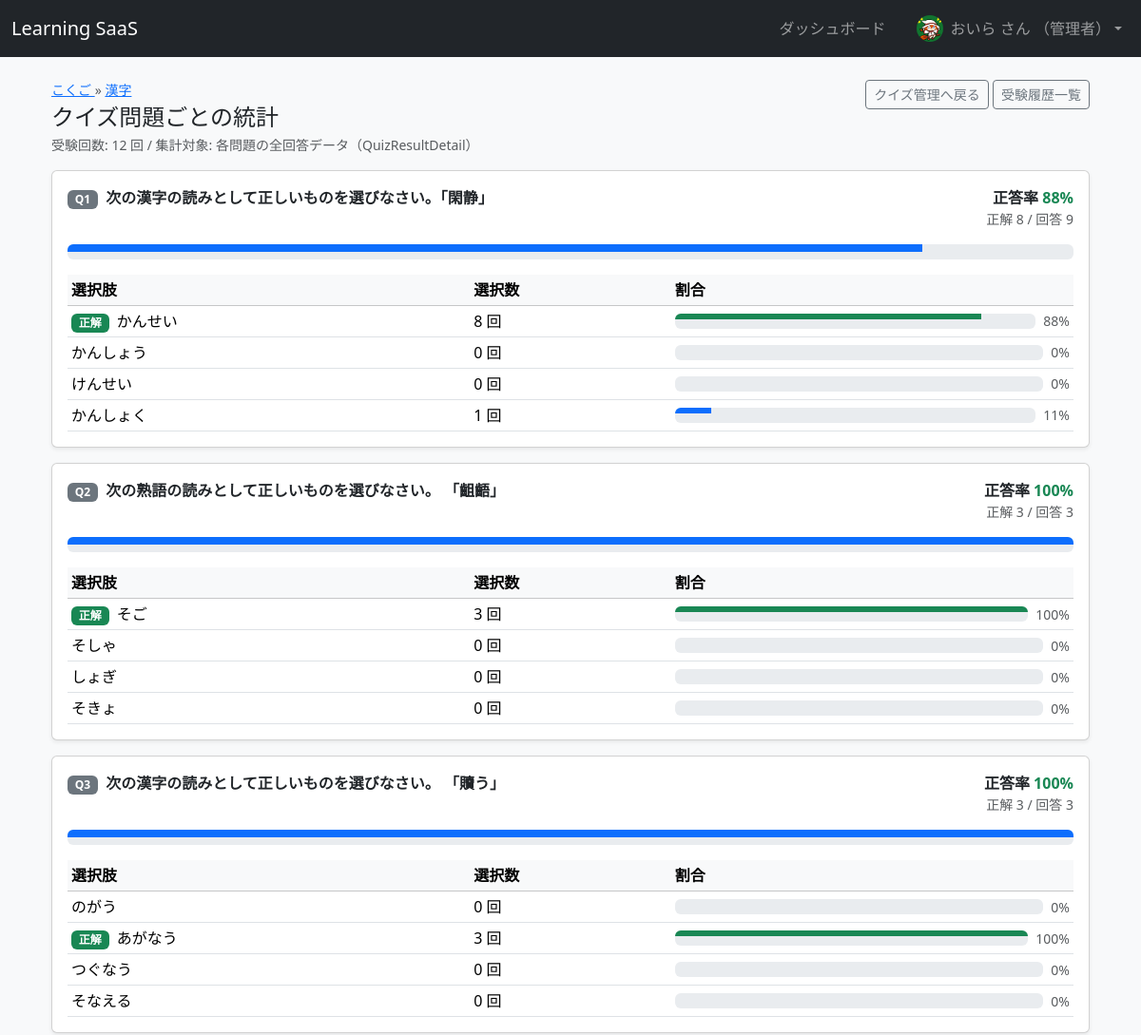
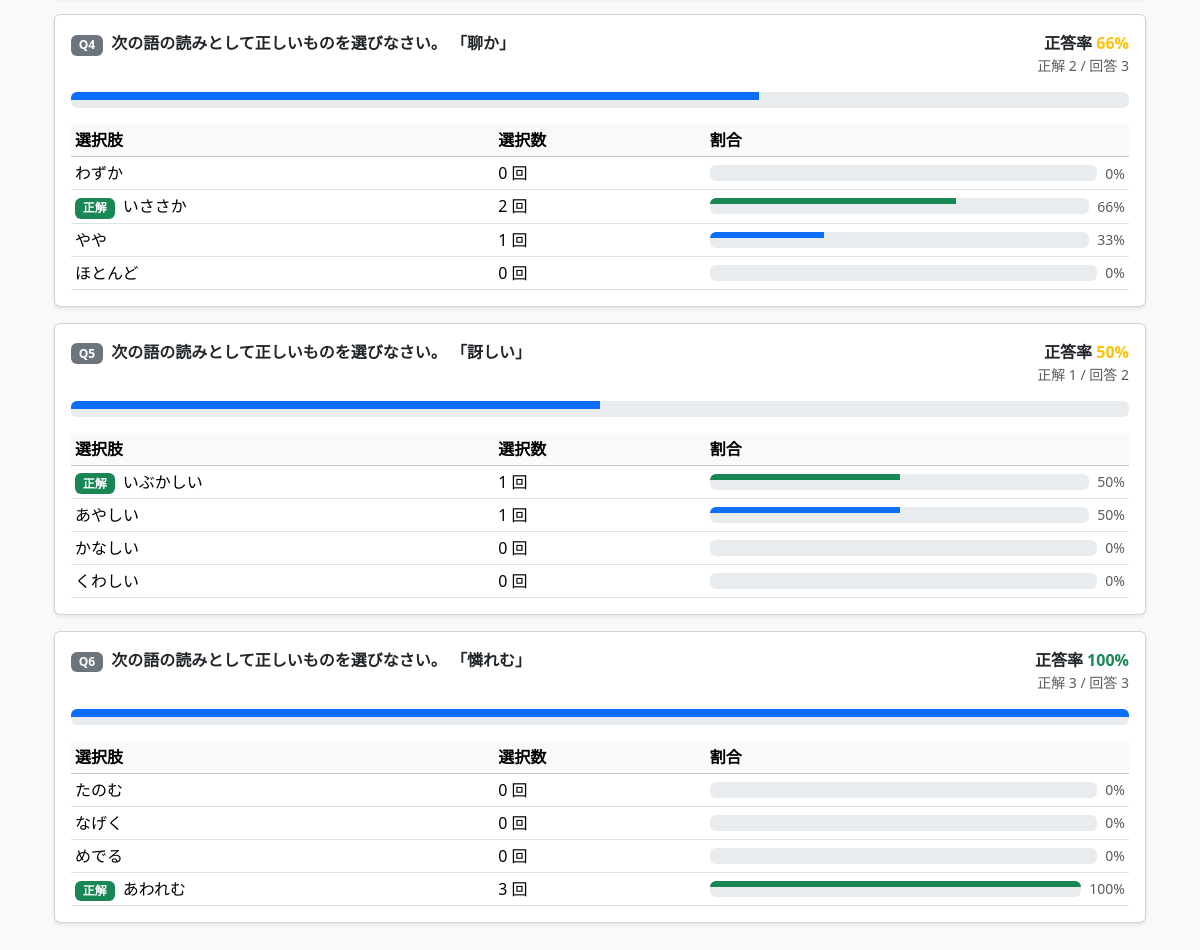
Page /lessons/1/quiz/stats (signed in) on the committed database (2 pictures, top to bottom).
### app/models.py (models this page shows, shortened)
class UserProfile(db.Model):
    __tablename__ = "user_profiles"
    id = db.Column(db.Integer, primary_key=True)
    user_id = db.Column(
        db.Integer, db.ForeignKey("users.id"), nullable=False, unique=True
    )
    display_name = db.Column(db.String(100), nullable=True)
    avatar_filename = db.Column(db.String(255), nullable=True)
    weekly_goal_lessons = db.Column(db.Integer, nullable=True)
    user = db.relationship("User", back_populates="profile")

class Course(db.Model):
    __tablename__ = "courses"
    id = db.Column(db.Integer, primary_key=True)
    title = db.Column(db.String(100), nullable=False)
    description = db.Column(db.Text, nullable=True)
    created_at = db.Column(db.DateTime, default=datetime.utcnow)
    thumbnail_filename = db.Column(db.String(255), nullable=True)
    category = db.Column(db.String(50), nullable=True)
    level = db.Column(db.String(20), nullable=True)
    lessons = db.relationship(
        "Lesson",
        back_populates="course",
        cascade="all, delete-orphan",
        lazy=True,
    )
    enrollments = db.relationship("Enrollment", back_populates="course")

class Lesson(db.Model):
    __tablename__ = "lessons"
    id = db.Column(db.Integer, primary_key=True)
    course_id = db.Column(db.Integer, db.ForeignKey("courses.id"), nullable=False)
    title = db.Column(db.String(100), nullable=False)
    content = db.Column(db.Text, nullable=True)
    sort_order = db.Column(db.Integer, default=1)
    course = db.relationship("Course", back_populates="lessons")
    progress = db.relationship(
        "LessonProgress", back_populates="lesson", cascade="all, delete-orphan"
    )
    quiz_questions = db.relationship(
        "QuizQuestion", back_populates="lesson", cascade="all, delete-orphan"
    )
    quiz_results = db.relationship(
        "QuizResult", back_populates="lesson", cascade="all, delete-orphan"
    )

class QuizQuestion(db.Model):
    __tablename__ = "quiz_questions"
    id = db.Column(db.Integer, primary_key=True)
    lesson_id = db.Column(db.Integer, db.ForeignKey("lessons.id"), nullable=False)
    question_text = db.Column(db.Text, nullable=False)
    sort_order = db.Column(db.Integer, nullable=False, default=1)
    explanation = db.Column(db.Text, nullable=True)  # 解説
    lesson = db.relationship("Lesson", back_populates="quiz_questions")
    choices = db.relationship(
        "QuizChoice", back_populates="question", cascade="all, delete-orphan"
    )

class QuizChoice(db.Model):
    __tablename__ = "quiz_choices"
    id = db.Column(db.Integer, primary_key=True)
    question_id = db.Column(db.Integer, db.ForeignKey("quiz_questions.id"), nullable=False)
    choice_text = db.Column(db.String(255), nullable=False)
    is_correct = db.Column(db.Boolean, nullable=False, default=False)
    question = db.relationship("QuizQuestion", back_populates="choices")

### app/main.py (the view)
@bp.route("/lessons/<int:lesson_id>/quiz/stats")
@login_required
def quiz_lesson_stats(lesson_id: int):
    if current_user.role != "admin":
        flash("クイズ統計は管理者のみ閲覧できます。", "danger")
        return redirect(url_for("main.lesson_detail", lesson_id=lesson_id))
    lesson = Lesson.query.get_or_404(lesson_id)
    course = lesson.course
    questions = (
        QuizQuestion.query
        .filter_by(lesson_id=lesson.id)
        .order_by(QuizQuestion.sort_order)
        .all()
    )
    total_results = (
        QuizResult.query
        .filter_by(lesson_id=lesson.id)
        .count()
    )
    stats_list = []
    for q in questions:
        details_q = QuizResultDetail.query.filter_by(question_id=q.id).all()
        total_answers = len(details_q)
        correct_answers = sum(1 for d in details_q if d.is_correct)
        correct_percent = (
            int(correct_answers * 100 / total_answers)
            if total_answers > 0 else None
        )
        choice_items = []
        for ch in q.choices:
            count = sum(1 for d in details_q if d.choice_id == ch.id)
            choice_items.append({
                "choice": ch,
                "count": count,
            })
        stats_list.append({
            "question": q,
            "total_answers": total_answers,
            "correct_answers": correct_answers,
            "correct_percent": correct_percent,
            "choices": choice_items,
        })
    return render_template(
        "courses/lesson_quiz_stats.html",
        course=course,
        lesson=lesson,
        stats_list=stats_list,
        total_results=total_results,
    )

### app/models.py (called while the page is built)
@login_manager.user_loader
def load_user(user_id: str):
    return User.query.get(int(user_id))

    @property
    def display_name(self) -> str:
        if self.profile and self.profile.display_name:
            return self.profile.display_name
        return self.username

### app/templates/courses/lesson_quiz_stats.html (shortened to what this page needs)
{% extends "base.html" %}
{% block content %}
<div class="container my-4">
  <div class="d-flex justify-content-between align-items-start mb-3">
    <div>
      <div class="text-muted small mb-1">
        <a href="{{ url_for('main.course_detail', course_id=course.id) }}">
          {{ course.title }}
        </a>
        &raquo;
        <a href="{{ url_for('main.lesson_detail', lesson_id=lesson.id) }}">
          {{ lesson.title }}
        </a>
      </div>
      <h2 class="h4 mb-1">クイズ問題ごとの統計</h2>
      <p class="text-muted small mb-0">
        受験回数: {{ total_results }} 回 /
        集計対象: 各問題の全回答データ（QuizResultDetail）
      </p>
    </div>
    <div class="text-end">
      <a href="{{ url_for('main.quiz_manage', lesson_id=lesson.id) }}"
         class="btn btn-outline-secondary btn-sm mb-1">
        クイズ管理へ戻る
      </a>
      <a href="{{ url_for('main.quiz_results_admin', lesson_id=lesson.id) }}"
         class="btn btn-outline-secondary btn-sm mb-1">
        受験履歴一覧
      </a>
    </div>
  </div>
  {% if not stats_list %}
    <div class="alert alert-info">
      このレッスンにはまだクイズがありません。
    </div>
  {% else %}
    {% for stat in stats_list %}
      {% set cp = stat.correct_percent if stat.correct_percent is not none else 0 %}
      {% if cp < 0 %}{% set cp = 0 %}{% endif %}
      {% if cp > 100 %}{% set cp = 100 %}{% endif %}
      {% set cp_step = (cp // 5) * 5 %}
      <div class="card mb-3 shadow-sm">
        <div class="card-body">
          <div class="d-flex justify-content-between align-items-start">
            <div class="me-3">
              <div class="badge bg-secondary me-1">
                Q{{ loop.index }}
              </div>
              <span class="fw-semibold">
                {{ stat.question.question_text | truncate(80, True, '…') }}
              </span>
            </div>
            <div class="text-end">
              {% if stat.total_answers > 0 %}
                <div class="fw-bold">
                  正答率
                  <span class="
                    {% if stat.correct_percent is not none and stat.correct_percent >= 80 %}
                      text-success
                    {% elif stat.correct_percent is not none and stat.correct_percent <= 40 %}
                      text-danger
                    {% else %}
                      text-warning
                    {% endif %}
                  ">
                    {{ stat.correct_percent }}%
                  </span>
                </div>
                <div class="small text-muted">
                  正解 {{ stat.correct_answers }} / 回答 {{ stat.total_answers }}
                </div>
              {% else %}
                <span class="badge bg-light text-muted">
                  まだ回答データがありません
                </span>
              {% endif %}
            </div>
          </div>
          {% if stat.total_answers > 0 %}
            <div class="mt-3">
              <div class="progress">
                <div class="progress-bar quiz-bar quiz-bar-{{ cp_step }}"
                     role="progressbar"
                     aria-valuenow="{{ stat.correct_percent }}"
                     aria-valuemin="0" aria-valuemax="100">
                </div>
              </div>
            </div>
            <div class="mt-3">
              <table class="table table-sm align-middle mb-0">
                <thead class="table-light">
                  <tr>
                    <th style="width:40%;">選択肢</th>
                    <th style="width:20%;">選択数</th>
                    <th style="width:40%;">割合</th>
                  </tr>
                </thead>
                <tbody>
                  {% for item in stat.choices %}
                    {% if stat.total_answers > 0 %}
                      {% set raw_ratio = (item.count * 100) // stat.total_answers %}
                    {% else %}
                      {% set raw_ratio = 0 %}
                    {% endif %}
                    {% if raw_ratio < 0 %}{% set raw_ratio = 0 %}{% endif %}
                    {% if raw_ratio > 100 %}{% set raw_ratio = 100 %}{% endif %}
                    {% set ratio_step = (raw_ratio // 5) * 5 %}
                    <tr>
                      <td>
                        {% if item.choice.is_correct %}
                          <span class="badge bg-success me-1">正解</span>
                        {% endif %}
                        {{ item.choice.choice_text }}
                      </td>
                      <td>{{ item.count }} 回</td>
                      <td>
                        <div class="d-flex align-items-center">
                          <div class="flex-grow-1 me-2">
                            <div class="progress">
                              <div class="progress-bar quiz-bar-small quiz-bar-{{ ratio_step }}
                                          {% if item.choice.is_correct %} bg-success{% endif %}"
                                   role="progressbar"
                                   aria-valuenow="{{ raw_ratio }}"
                                   aria-valuemin="0" aria-valuemax="100">
                              </div>
                            </div>
                          </div>
                          <span class="small text-muted">{{ raw_ratio }}%</span>
                        </div>
                      </td>
                    </tr>
                  {% endfor %}
                </tbody>
              </table>
            </div>
          {% endif %}
        </div>
      </div>
    {% endfor %}
  {% endif %}
</div>
{% endblock %}

### app/templates/base.html (shortened to what this page needs)
<!doctype html>
<html lang="ja">
  <head>
    <link
      href="https://cdn.jsdelivr.net/npm/bootstrap@5.3.3/dist/css/bootstrap.min.css"
      rel="stylesheet"
    >
  </head>
  <body class="bg-light">
    <nav class="navbar navbar-expand-lg navbar-dark bg-dark mb-3">
      <div class="container-fluid">
        <a class="navbar-brand" href="{{ url_for('main.index') }}">Learning SaaS</a>
        <div class="collapse navbar-collapse justify-content-end" id="navbarMain">
          <ul class="navbar-nav align-items-center mb-2 mb-lg-0">
            {% if current_user.is_authenticated %}
              <li class="nav-item me-3">
                <a class="nav-link" href="{{ url_for('main.dashboard') }}">ダッシュボード</a>
              </li>
              <li class="nav-item dropdown">
                <a
                  class="nav-link dropdown-toggle d-flex align-items-center"
                  href="#"
                  id="userDropdown"
                  role="button"
                  data-bs-toggle="dropdown"
                  aria-expanded="false"
                >
                  {% if current_user.profile and current_user.profile.avatar_filename %}
                    <img
                      src="{{ url_for('static', filename='uploads/avatars/' ~ current_user.profile.avatar_filename) }}"
                      alt="avatar"
                      class="rounded-circle me-2"
                      style="width: 28px; height: 28px; object-fit: cover;"
                    >
                  {% endif %}
                  <span>
                    {{ current_user.display_name }} さん
                    {% if current_user.role == "admin" %}
                      （管理者）
                    {% endif %}
                  </span>
                </a>
              </li>
            {% else %}
              <li class="nav-item">
                <a class="nav-link" href="{{ url_for('auth.login') }}">ログイン</a>
              </li>
            {% endif %}
          </ul>
        </div>
      </div>
    </nav>
    <main class="container mb-5">
      {% block content %}{% endblock %}
    </main>
  </body>
</html>

### app/templates/courses/lesson_quiz_stats.html (style rules this page uses)
.quiz-bar { height: 8px; transition: width .3s ease; }
.quiz-bar-small { height: 6px; transition: width .3s ease; }
.quiz-bar-10 { width: 10%; }
.quiz-bar-30 { width: 30%; }
.quiz-bar-50 { width: 50%; }
.quiz-bar-65 { width: 65%; }
.quiz-bar-85 { width: 85%; }
.quiz-bar-100 { width: 100%; }

### rows in the picture
UserProfile: avatar_filename (picture), display_name "おいら"
Course: title "こくご"
Lesson: title "漢字"
QuizQuestion: question.question_text "次の漢字の読みとして正しいものを選びなさい。「閑静」"
QuizChoice: choice.choice_text "かんせい", is_correct True (drawn)
QuizChoice: choice.choice_text "かんしょう"
QuizChoice: choice.choice_text "けんせい"
QuizChoice: choice.choice_text "かんしょく", is_correct False (drawn)
QuizQuestion: question.question_text "次の熟語の読みとして正しいものを選びなさい。 「齟齬」"
QuizChoice: choice.choice_text "そご", is_correct True (drawn)
QuizChoice: choice.choice_text "そしゃ"
QuizChoice: choice.choice_text "しょぎ"
QuizChoice: choice.choice_text "そきょ"
QuizQuestion: question.question_text "次の漢字の読みとして正しいものを選びなさい。 「贖う」"
QuizChoice: choice.choice_text "のがう"
QuizChoice: choice.choice_text "あがなう", is_correct True (drawn)
QuizChoice: choice.choice_text "つぐなう"
QuizChoice: choice.choice_text "そなえる"
QuizQuestion: question.question_text "次の語の読みとして正しいものを選びなさい。 「聊か」"
QuizChoice: choice.choice_text "わずか"
QuizChoice: choice.choice_text "いささか", is_correct True (drawn)
QuizChoice: choice.choice_text "やや", is_correct False (drawn)
QuizChoice: choice.choice_text "ほとんど"
QuizQuestion: question.question_text "次の語の読みとして正しいものを選びなさい。 「訝しい」"
QuizChoice: choice.choice_text "いぶかしい", is_correct True (drawn)
QuizChoice: choice.choice_text "あやしい", is_correct False (drawn)
QuizChoice: choice.choice_text "かなしい"
QuizChoice: choice.choice_text "くわしい"
QuizQuestion: question.question_text "次の語の読みとして正しいものを選びなさい。 「憐れむ」"
QuizChoice: choice.choice_text "たのむ"
QuizChoice: choice.choice_text "なげく"
QuizChoice: choice.choice_text "めでる"
QuizChoice: choice.choice_text "あわれむ", is_correct True (drawn)

### other values in the picture
{{ total_results }} "12"
{{ stat.correct_percent }} "88" "100" "100" "66" "50" "100"
{{ stat.correct_answers }} "8" "3" "3" "2" "1" "3"
{{ stat.total_answers }} "9" "3" "3" "3" "2" "3"
{{ item.count }} "8" "0" "0" "1" "3" "0" "0" "0" "0" "3" "0" "0" "0" "2" "1" "0" "1" "1" "0" "0" "0" "0" "0" "3"
{{ raw_ratio }} "88" "0" "0" "11" "100" "0" "0" "0" "0" "100" "0" "0" "0" "66" "33" "0" "50" "50" "0" "0" "0" "0" "0" "100"
